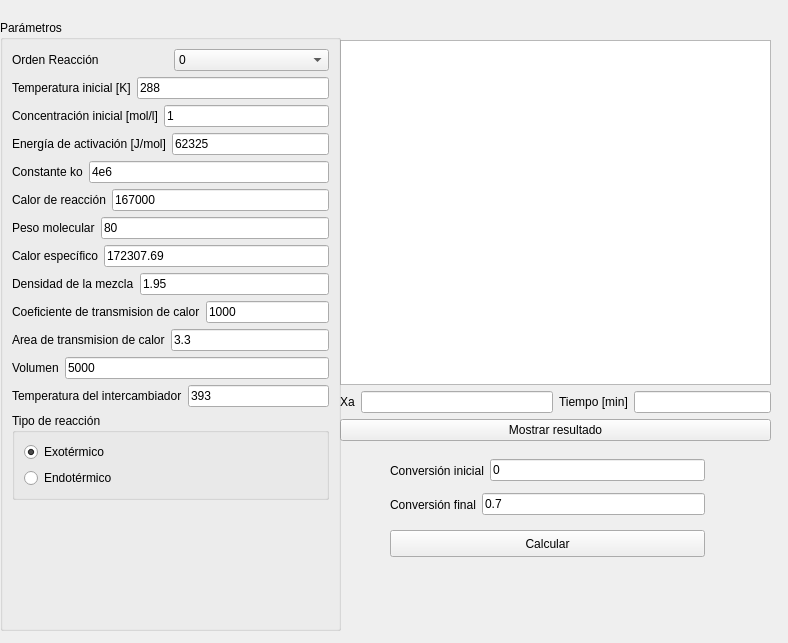
<?xml version="1.0" encoding="UTF-8"?>
<ui version="4.0">
 <class>Form</class>
 <widget class="QWidget" name="Form">
  <property name="geometry">
   <rect>
    <x>0</x>
    <y>0</y>
    <width>788</width>
    <height>643</height>
   </rect>
  </property>
  <property name="windowTitle">
   <string>Form</string>
  </property>
  <widget class="QWidget" name="layoutWidget">
   <property name="geometry">
    <rect>
     <x>340</x>
     <y>40</y>
     <width>431</width>
     <height>401</height>
    </rect>
   </property>
   <layout class="QVBoxLayout" name="verticalLayout_2">
    <item>
     <widget class="PlotWidget" name="plot"/>
    </item>
    <item>
     <layout class="QHBoxLayout" name="horizontalLayout_12">
      <item>
       <layout class="QHBoxLayout" name="horizontalLayout_11">
        <item>
         <widget class="QLabel" name="lb_cao_10">
          <property name="text">
           <string>Xa</string>
          </property>
         </widget>
        </item>
        <item>
         <widget class="QLineEdit" name="lineEdit_5"/>
        </item>
       </layout>
      </item>
      <item>
       <layout class="QHBoxLayout" name="horizontalLayout_3">
        <item>
         <widget class="QLabel" name="lb_cao_2">
          <property name="text">
           <string>Tiempo [min]</string>
          </property>
         </widget>
        </item>
        <item>
         <widget class="QLineEdit" name="lineEdit_2"/>
        </item>
       </layout>
      </item>
     </layout>
    </item>
    <item>
     <widget class="QPushButton" name="btn_mostrar_resultado">
      <property name="text">
       <string>Mostrar resultado</string>
      </property>
     </widget>
    </item>
   </layout>
  </widget>
  <widget class="QGroupBox" name="groupBox_2">
   <property name="geometry">
    <rect>
     <x>0</x>
     <y>20</y>
     <width>341</width>
     <height>611</height>
    </rect>
   </property>
   <property name="title">
    <string>Parámetros</string>
   </property>
   <layout class="QVBoxLayout" name="verticalLayout">
    <item>
     <layout class="QHBoxLayout" name="horizontalLayout_7">
      <item>
       <widget class="QLabel" name="lb_cao_6">
        <property name="text">
         <string>Orden Reacción</string>
        </property>
       </widget>
      </item>
      <item>
       <widget class="QComboBox" name="cb_orden">
        <item>
         <property name="text">
          <string>0</string>
         </property>
        </item>
        <item>
         <property name="text">
          <string>1</string>
         </property>
        </item>
        <item>
         <property name="text">
          <string>2</string>
         </property>
        </item>
       </widget>
      </item>
     </layout>
    </item>
    <item>
     <layout class="QHBoxLayout" name="horizontalLayout_10">
      <item>
       <widget class="QLabel" name="lb_cao_9">
        <property name="text">
         <string>Temperatura inicial [K]</string>
        </property>
       </widget>
      </item>
      <item>
       <widget class="QLineEdit" name="le_temp_ini">
        <property name="text">
         <string>288</string>
        </property>
       </widget>
      </item>
     </layout>
    </item>
    <item>
     <layout class="QHBoxLayout" name="horizontalLayout_6">
      <item>
       <widget class="QLabel" name="lb_cao_5">
        <property name="text">
         <string>Concentración inicial [mol/l]</string>
        </property>
       </widget>
      </item>
      <item>
       <widget class="QLineEdit" name="le_concentracion_ini">
        <property name="text">
         <string>1</string>
        </property>
       </widget>
      </item>
     </layout>
    </item>
    <item>
     <layout class="QHBoxLayout" name="horizontalLayout_5">
      <item>
       <widget class="QLabel" name="lb_cao_4">
        <property name="text">
         <string>Energía de activación [J/mol]</string>
        </property>
       </widget>
      </item>
      <item>
       <widget class="QLineEdit" name="le_ener_act">
        <property name="text">
         <string>62325</string>
        </property>
       </widget>
      </item>
     </layout>
    </item>
    <item>
     <layout class="QHBoxLayout" name="horizontalLayout_8">
      <item>
       <widget class="QLabel" name="lb_cao_7">
        <property name="text">
         <string>Constante ko</string>
        </property>
       </widget>
      </item>
      <item>
       <widget class="QLineEdit" name="le_k">
        <property name="text">
         <string>4e6</string>
        </property>
       </widget>
      </item>
     </layout>
    </item>
    <item>
     <layout class="QHBoxLayout" name="horizontalLayout_9">
      <item>
       <widget class="QLabel" name="lb_cao_8">
        <property name="text">
         <string>Calor de reacción</string>
        </property>
       </widget>
      </item>
      <item>
       <widget class="QLineEdit" name="le_calor_reaccion">
        <property name="text">
         <string>167000</string>
        </property>
       </widget>
      </item>
     </layout>
    </item>
    <item>
     <layout class="QHBoxLayout" name="horizontalLayout_13">
      <item>
       <widget class="QLabel" name="lb_cao_11">
        <property name="text">
         <string>Peso molecular</string>
        </property>
       </widget>
      </item>
      <item>
       <widget class="QLineEdit" name="le_peso_molecular">
        <property name="text">
         <string>80</string>
        </property>
       </widget>
      </item>
     </layout>
    </item>
    <item>
     <layout class="QHBoxLayout" name="horizontalLayout_14">
      <item>
       <widget class="QLabel" name="lb_cao_12">
        <property name="text">
         <string>Calor específico</string>
        </property>
       </widget>
      </item>
      <item>
       <widget class="QLineEdit" name="le_calor_especifico">
        <property name="text">
         <string>172307.69</string>
        </property>
       </widget>
      </item>
     </layout>
    </item>
    <item>
     <layout class="QHBoxLayout" name="horizontalLayout_15">
      <item>
       <widget class="QLabel" name="lb_cao_13">
        <property name="text">
         <string>Densidad de la mezcla</string>
        </property>
       </widget>
      </item>
      <item>
       <widget class="QLineEdit" name="le_densidad">
        <property name="text">
         <string>1.95</string>
        </property>
       </widget>
      </item>
     </layout>
    </item>
    <item>
     <layout class="QHBoxLayout" name="horizontalLayout_16">
      <item>
       <widget class="QLabel" name="lb_cao_14">
        <property name="text">
         <string>Coeficiente de transmision de calor</string>
        </property>
       </widget>
      </item>
      <item>
       <widget class="QLineEdit" name="le_coef_transmision">
        <property name="text">
         <string>1000</string>
        </property>
       </widget>
      </item>
     </layout>
    </item>
    <item>
     <layout class="QHBoxLayout" name="horizontalLayout_29">
      <item>
       <widget class="QLabel" name="lb_cao_27">
        <property name="text">
         <string>Area de transmision de calor</string>
        </property>
       </widget>
      </item>
      <item>
       <widget class="QLineEdit" name="le_area">
        <property name="text">
         <string>3.3</string>
        </property>
       </widget>
      </item>
     </layout>
    </item>
    <item>
     <layout class="QHBoxLayout" name="horizontalLayout_30">
      <item>
       <widget class="QLabel" name="lb_cao_28">
        <property name="text">
         <string>Volumen</string>
        </property>
       </widget>
      </item>
      <item>
       <widget class="QLineEdit" name="le_volumen">
        <property name="text">
         <string>5000</string>
        </property>
       </widget>
      </item>
     </layout>
    </item>
    <item>
     <layout class="QHBoxLayout" name="horizontalLayout_45">
      <item>
       <widget class="QLabel" name="lb_cao_43">
        <property name="text">
         <string>Temperatura del intercambiador</string>
        </property>
       </widget>
      </item>
      <item>
       <widget class="QLineEdit" name="le_temp_int">
        <property name="text">
         <string>393</string>
        </property>
       </widget>
      </item>
     </layout>
    </item>
    <item>
     <widget class="QGroupBox" name="groupBox">
      <property name="title">
       <string>Tipo de reacción</string>
      </property>
      <layout class="QVBoxLayout" name="verticalLayout_3">
       <item>
        <widget class="QRadioButton" name="rb_exo">
         <property name="text">
          <string>Exotérmico</string>
         </property>
         <property name="checked">
          <bool>true</bool>
         </property>
        </widget>
       </item>
       <item>
        <widget class="QRadioButton" name="rb_endo">
         <property name="text">
          <string>Endotérmico</string>
         </property>
        </widget>
       </item>
      </layout>
     </widget>
    </item>
    <item>
     <spacer name="verticalSpacer_3">
      <property name="orientation">
       <enum>Qt::Vertical</enum>
      </property>
      <property name="sizeHint" stdset="0">
       <size>
        <width>20</width>
        <height>40</height>
       </size>
      </property>
     </spacer>
    </item>
   </layout>
  </widget>
  <widget class="QWidget" name="layoutWidget">
   <property name="geometry">
    <rect>
     <x>390</x>
     <y>490</y>
     <width>315</width>
     <height>29</height>
    </rect>
   </property>
   <layout class="QHBoxLayout" name="horizontalLayout_2">
    <item>
     <widget class="QLabel" name="lb_cao">
      <property name="text">
       <string>Conversión final</string>
      </property>
     </widget>
    </item>
    <item>
     <widget class="QLineEdit" name="le_conv_fin">
      <property name="text">
       <string>0.7</string>
      </property>
     </widget>
    </item>
   </layout>
  </widget>
  <widget class="QWidget" name="layoutWidget">
   <property name="geometry">
    <rect>
     <x>390</x>
     <y>456</y>
     <width>315</width>
     <height>29</height>
    </rect>
   </property>
   <layout class="QHBoxLayout" name="horizontalLayout_4">
    <item>
     <widget class="QLabel" name="lb_cao_3">
      <property name="text">
       <string>Conversión inicial</string>
      </property>
     </widget>
    </item>
    <item>
     <widget class="QLineEdit" name="le_conv_ini">
      <property name="text">
       <string>0</string>
      </property>
     </widget>
    </item>
   </layout>
  </widget>
  <widget class="QPushButton" name="btn_calcular">
   <property name="geometry">
    <rect>
     <x>390</x>
     <y>530</y>
     <width>315</width>
     <height>27</height>
    </rect>
   </property>
   <property name="text">
    <string>Calcular</string>
   </property>
  </widget>
 </widget>
 <customwidgets>
  <customwidget>
   <class>PlotWidget</class>
   <extends>QGraphicsView</extends>
   <header>pyqtgraph</header>
  </customwidget>
 </customwidgets>
 <resources/>
 <connections/>
</ui>
